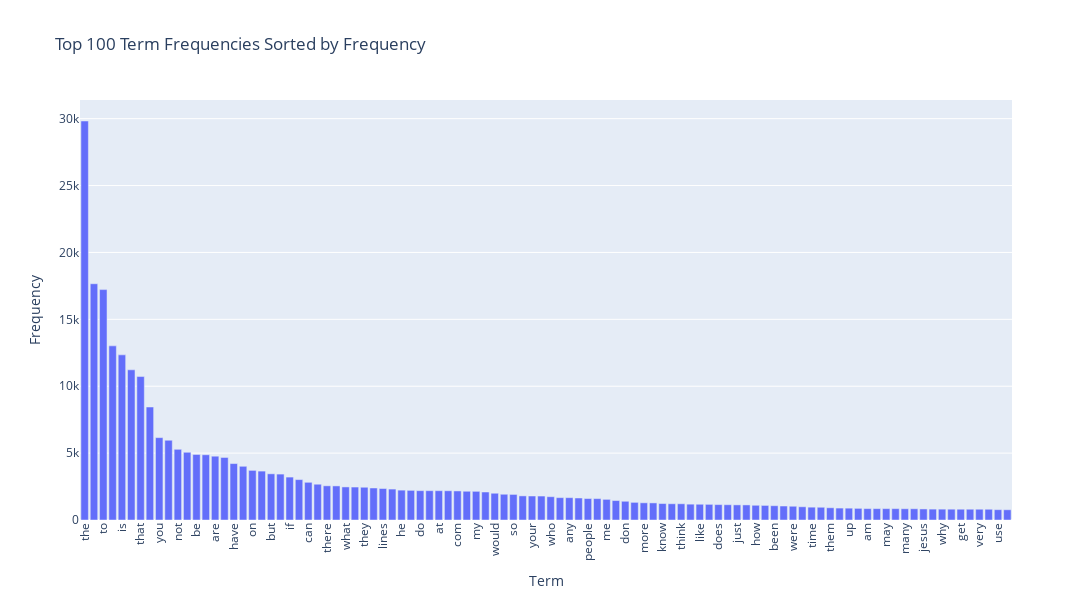

Notebook cell for this chart:
### Markdown cell above
### **>>> Exercise 14 (take home):**

### Code cell
import plotly.express as px

# Create a DataFrame containing terms and their frequencies
df = pd.DataFrame({
    'Term': count_vect.get_feature_names_out(),
    'Frequency': term_frequencies
})

# Sort terms by frequency
df_sorted = df.sort_values(by='Frequency', ascending=False)

# Select the top 100 terms to display
df_top = df_sorted.head(100)

# Plot a bar chart using Plotly
fig = px.bar(df_top, x='Term', y='Frequency', title='Top 100 Term Frequencies Sorted by Frequency')

# Set x-axis label rotation
fig.update_layout(xaxis_tickangle=-90, width=1200, height=600)

# Display the interactive chart
fig.show()

### Figure 1 — Plotly figure (JSON) as saved in the notebook; plotly's stock layout.template omitted (floating-point values rounded to 4 significant figures)
{"data": [{"alignmentgroup": "True", "hovertemplate": "Term=%{x}<br>Frequency=%{y}<extra></extra>", "legendgroup": "", "marker": {"color": "#636efa", "pattern": {"shape": ""}}, "name": "", "offsetgroup": "", "orientation": "v", "showlegend": false, "textposition": "auto", "type": "bar", "x": ["the", "of", "to", "and", "is", "in", "that", "it", "you", "for", "not", "this", "be", "from", "are", "edu", "have", "as", "on", "with", "but", "or", "if", "was", "can", "we", "there", "by", "what", "subject", "they", "an", "lines", "one", "he", "god", "do", "organization", "at", "re", "com", "about", "my", "all", "would", "will", "so", "some", "your", "no", "who", "has", "any", "writes", "people", "which", "me", "article", "don", "his", "more", "other", "know", "when", "think", "their", "like", "university", "does", "out", "just", "only", "how", "also", "been", "than", "were", "then", "time", "because", "them", "posting", "up", "had", "am", "should", "may", "these", "many", "say", "jesus", "see", "why", "us", "get", "good", "very", "believe", "use", "such"], "xaxis": "x", "y": [29825, 17660, 17222, 13017, 12343, 11226, 10723, 8447, 6157, 5962, 5285, 5063, 4898, 4877, 4769, 4675, 4218, 4015, 3709, 3655, 3453, 3432, 3208, 3020, 2818, 2674, 2556, 2548, 2472, 2464, 2448, 2393, 2353, 2312, 2232, 2216, 2193, 2192, 2191, 2186, 2172, 2148, 2143, 2093, 2000, 1925, 1912, 1802, 1793, 1791, 1742, 1671, 1669, 1645, 1604, 1599, 1543, 1453, 1400, 1318, 1286, 1278, 1230, 1215, 1213, 1184, 1177, 1170, 1151, 1142, 1130, 1127, 1100, 1090, 1068, 1045, 1028, 989, 959, 952, 914, 892, 885, 870, 852, 851, 850, 850, 841, 840, 825, 814, 811, 808, 806, 805, 805, 803, 772, 766], "yaxis": "y"}], "layout": {"barmode": "relative", "height": 600, "legend": {"tracegroupgap": 0}, "title": {"text": "Top 100 Term Frequencies Sorted by Frequency"}, "width": 1200, "xaxis": {"anchor": "y", "autorange": true, "domain": [0, 1], "range": [-0.5, 99.5], "tickangle": -90, "title": {"text": "Term"}, "type": "category"}, "yaxis": {"anchor": "x", "autorange": true, "domain": [0, 1], "range": [0, 31390.0], "title": {"text": "Frequency"}, "type": "linear"}}}
